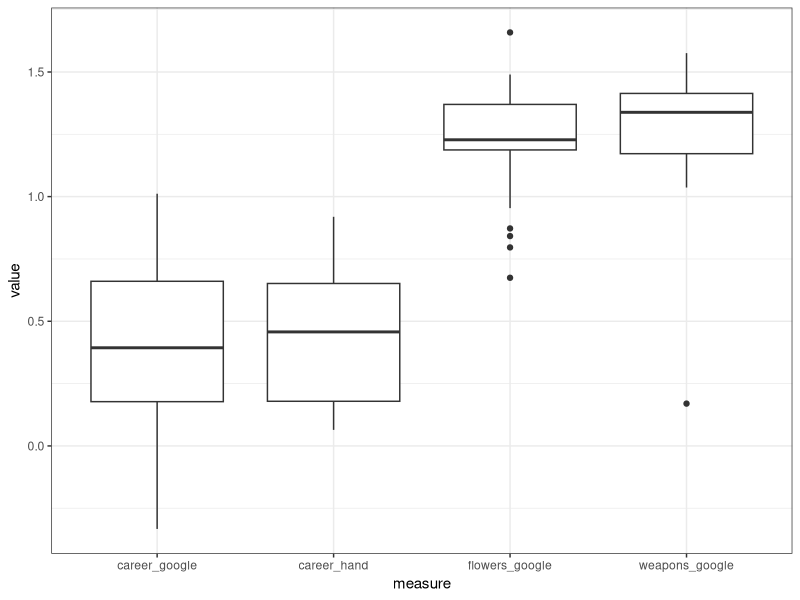
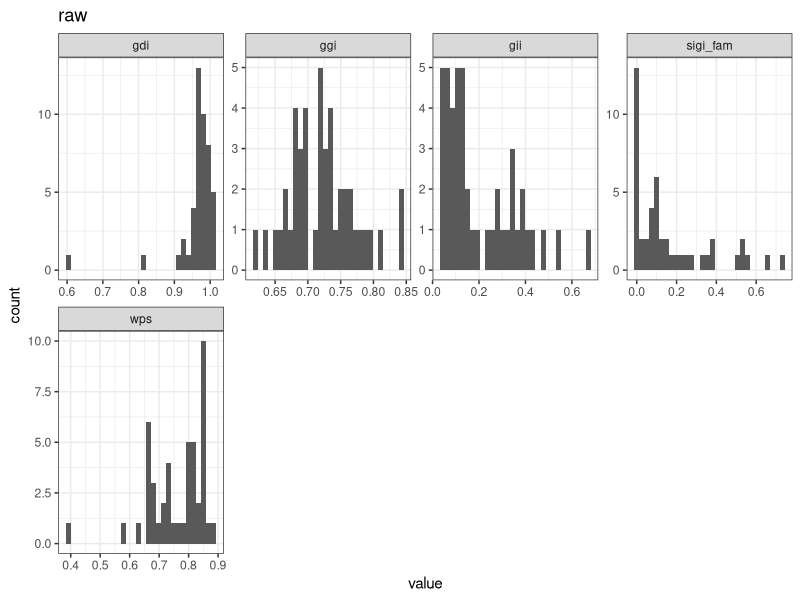
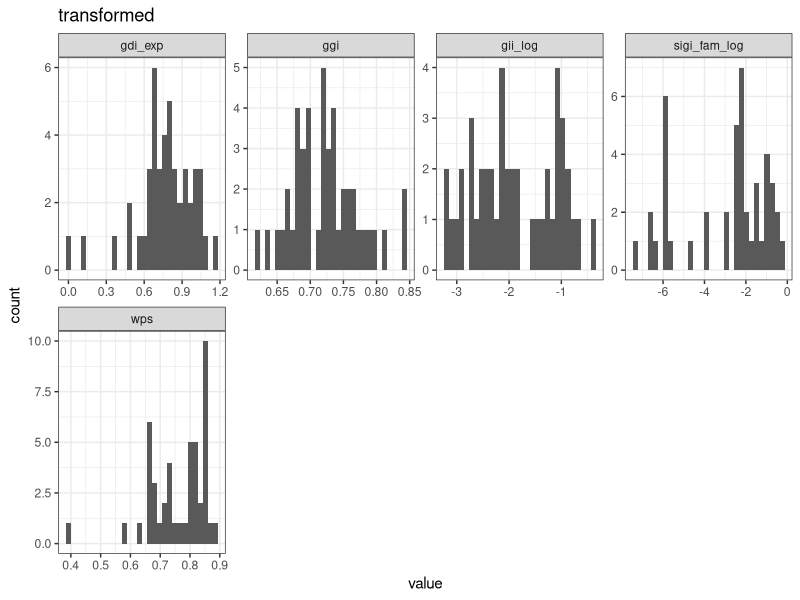
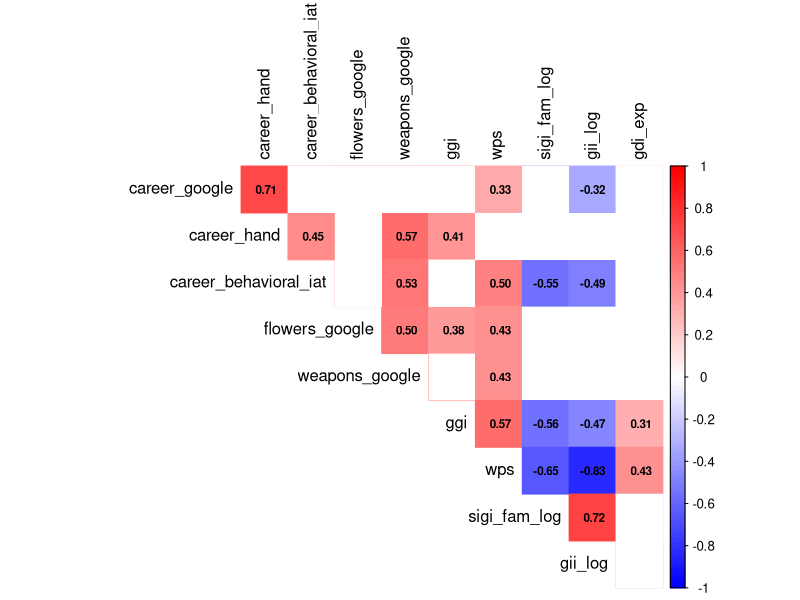
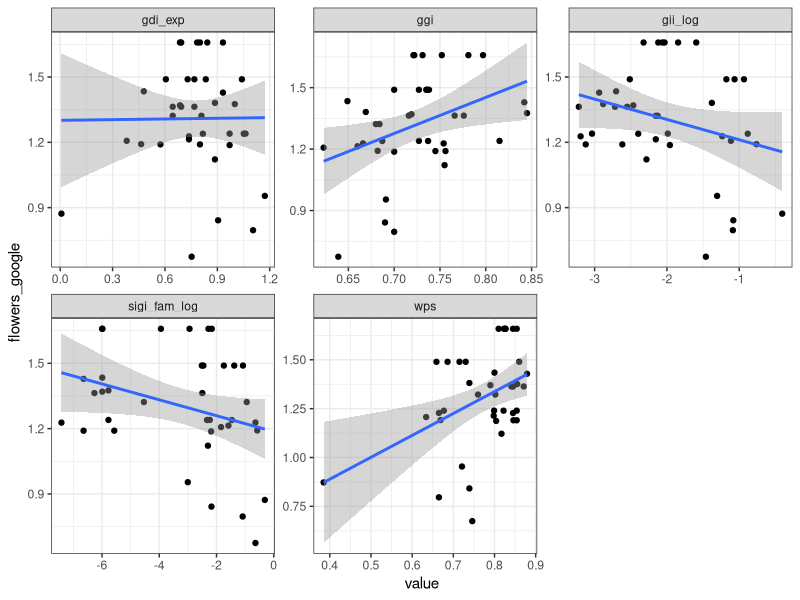
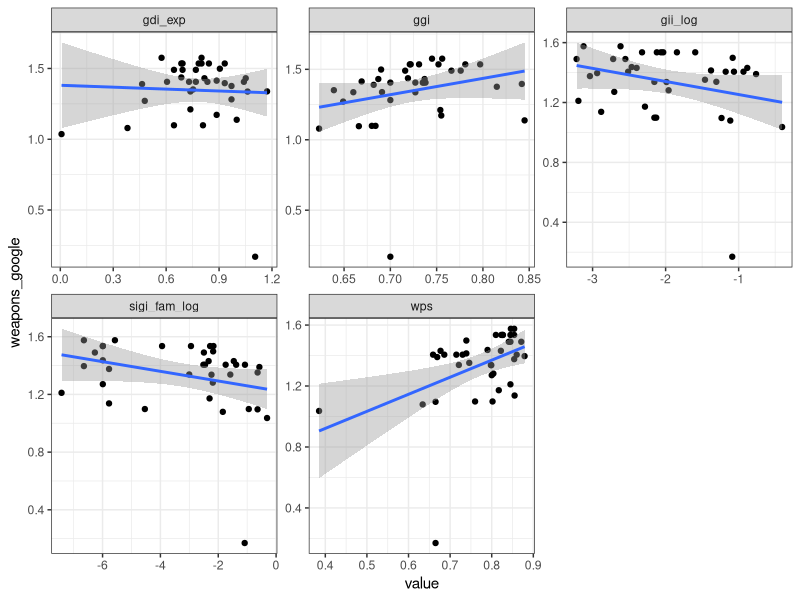

Write the R code that produced these figures, in order.
## ---- chunk 1
rm(list = ls())

# load packages
library(knitr)
library(rmarkdown)
library(tidyverse)
library(knitr)
library(broom)
library(corrplot)

opts_chunk$set(echo = T, message = F, warning = F, 
               error = F, tidy = F, cache = F)
## ---- chunk 2
ALPHA <- .05
## ---- chunk 3
# read in country to language
all_countries <- read_csv("data/other/country_to_lang.csv")
all_countries[all_countries$country_name == "UK", "country_code"] = "GB"
          
# read in bias measures
bias_measures <- read_csv("data/other/all_es_wide.csv") %>%
  select(-wps_index) 

#bias_measures[bias_measures$weapons_google < .5, "weapons_google"] = NA
#bias_measures[bias_measures$flowers_google < .9, "flowers_google"] = NA
## ---- chunk 4
bias_measures %>%
  gather("measure", "value", c(-1,-6)) %>%
  ggplot(aes(x = measure, y = value)) +
  geom_boxplot() +
  theme_bw()
## ---- chunk 5
#read in gender measures
all_gender_measures <- read_csv("data/gender_measures/all_gender_measures.csv") %>%
  select(-sigi, -sigi_physical, -wb_cpia, -contains("schooling"), -gpi_literacy, -contains("ggi_"), -sigi_son)
## ---- chunk 6
all_gender_measures %>%
  gather(measure, value, -1:-3) %>%
  ggplot(aes(x = value)) +
  geom_histogram() +
  facet_wrap(~measure, scales = "free", ncol = 4) +
  ggtitle("raw") +
  theme_bw()
## ---- chunk 7
all_gender_measures_transformed <- all_gender_measures %>%
  mutate(sigi_fam_log = log(sigi_fam),
         gii_log = log(gii),
         gdi_exp = gdi^10) %>%
  select(-sigi_fam,  -gii, -gdi) %>%
  mutate(sigi_fam_log = ifelse(is.infinite(sigi_fam_log), NA,  sigi_fam_log))

all_gender_measures_transformed %>%
  gather(measure, value, -1:-3) %>%
  ggplot(aes(x = value)) +
  geom_histogram() +
  ggtitle("transformed")+
  facet_wrap(~measure, scales = "free", ncol = 4) +
  theme_bw()
## ---- chunk 8
# merge together
full_df = all_countries %>%
  left_join(bias_measures, 
            by = "wiki_language_code") %>%
  left_join(all_gender_measures_transformed,  by = "country_code") %>%
  select(-contains(".y"))  %>%
  #select(c(-10:-13, -16)) %>%
  select(1:5, 8,  everything()) 
## ---- chunk 9
corr_mat <- cor(full_df[,c(-1:-3)], 
                use = "pairwise.complete.obs")

p.mat <- cor.mtest(full_df[,c(-1:-3)], 
                  conf.level = (1-ALPHA),  
                  use = "pairwise.complete.obs")$p

cols = rev(colorRampPalette(c("red", "white", "blue"))(100))

corrplot(corr_mat, method = "color",  col = cols,
         type = "upper", order = "original", number.cex = .7,
         addCoef.col = "black", 
         p.mat = p.mat, sig.level = ALPHA, insig = "blank", 
         tl.col = "black", tl.srt = 90,
         diag = FALSE)
## ---- chunk 10
MEASURES <- names(full_df)[-1:-3]
unique_pairs <- tidyr::crossing(MEASURES ,MEASURES) %>% 
  magrittr::set_colnames(c("test1", "test2")) %>%
  rowwise() %>%
  mutate(test1 = sort(c(test1, test2))[1],       
         test2 = sort(c(test1, test2))[2]) %>%
  filter(test1 != test2) %>%                      
  unique() 

get_corr <- function(test1, test2, df){
  
  df %>%
    select(test1, test2) %>%
    do(tidy(cor.test(unlist(.[,1]), unlist(.[,2])))) %>%
    mutate(test1 = test1, 
           test2 = test2)
}

map2_df(unique_pairs$test1, unique_pairs$test2, get_corr, full_df)  %>%
  select(test1, test2, estimate, statistic, p.value, parameter) %>%
  mutate(sig = ifelse(p.value < ALPHA, "*", "")) %>%
  #arrange(p.value) %>%
  kable()
## ---- chunk 11
full_df %>%
  select(1, 7, 9:13) %>%
  gather("measure", "value", c(-1,-2)) %>%
  ggplot(aes(x = value, y = flowers_google)) +
  geom_point() +
  geom_smooth(method = "lm") +
  facet_wrap(~measure, scales = "free") +
  theme_bw()
## ---- chunk 12
full_df %>%
  select(1, 8, 9:13) %>%
  gather("measure", "value", c(-1,-2)) %>%
  ggplot(aes(x = value, y = weapons_google)) +
  geom_point() +
  geom_smooth(method = "lm") +
  facet_wrap(~measure, scales = "free") +
  theme_bw()
